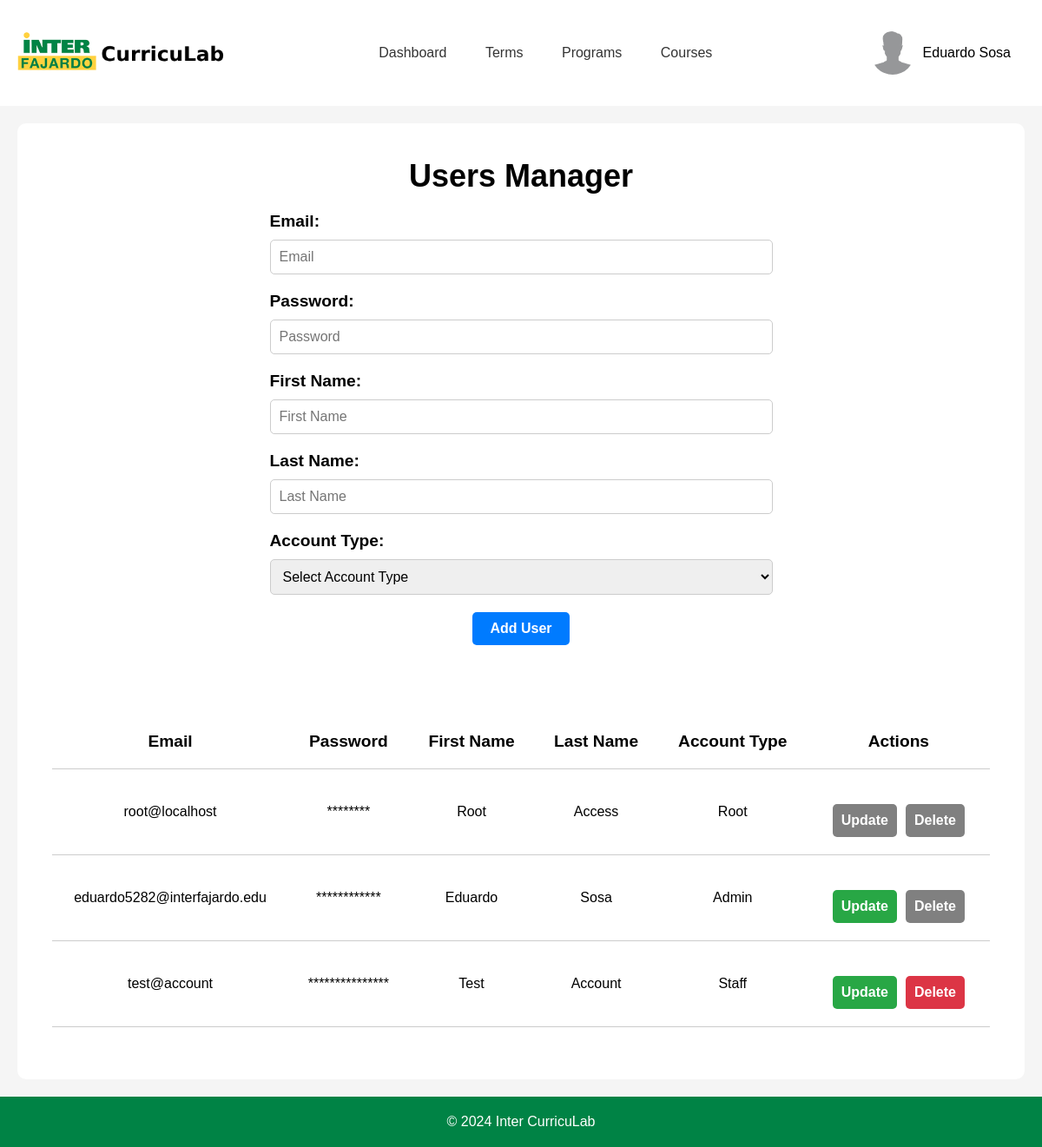
Before: /templates/adminPages/adminUsers.php (signed in) with the older database file.
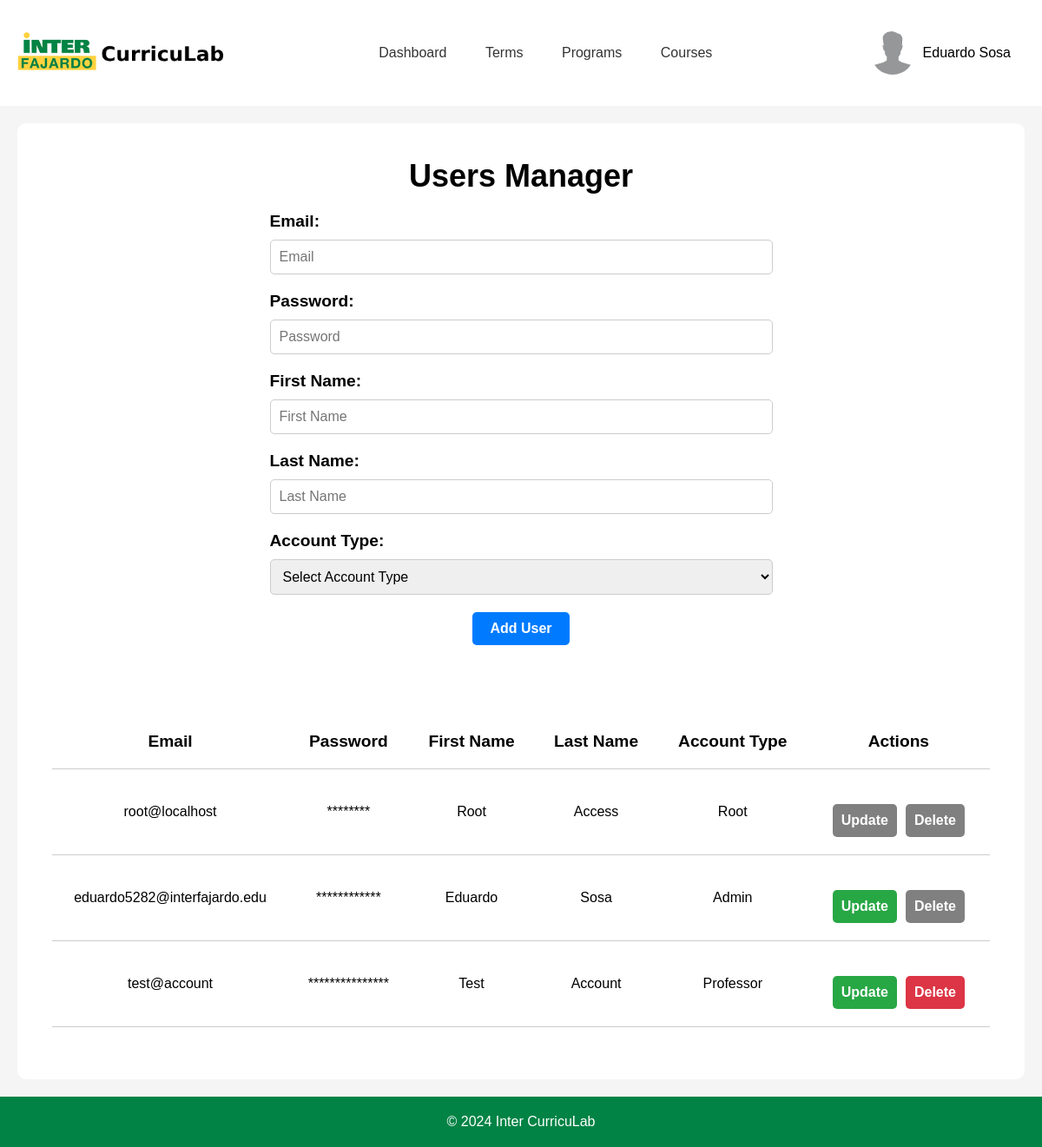
After: the same page with the newer database file.
### tables this page shows
CREATE TABLE "user" (
	"UserID"	INTEGER NOT NULL UNIQUE,
	"Email"	TEXT UNIQUE,
	"Password"	TEXT,
	"FirstName"	TEXT,
	"LastName"	TEXT,
	"AccountType"	TEXT,
	PRIMARY KEY("UserID" AUTOINCREMENT),
	FOREIGN KEY("AccountType") REFERENCES "accountType"("AccountLevel")
);

### templates/adminPages/adminUsers.php (the view, shortened to what this page needs)
<?php
$config = require_once '../../backend/php/config.php';
if (!isset($_SESSION['email'])) {
    header('Location: ../index.php');
    exit;
} else {
    if ($config['db']['type'] === 'sqlite') {
        $db = new SQLite3($config['db']['sqlite']['path']);
    } elseif ($config['db']['type'] === 'mysql') {
        $dsn = "mysql:host={$config['db']['mysql']['host']};dbname={$config['db']['mysql']['dbname']}";
        $db = new PDO($dsn, $config['db']['mysql']['username'], $config['db']['mysql']['password']);
    }
    $stmt = $db->prepare('SELECT * FROM user');
    $result = $stmt->execute();
    $users = $result->fetchArray(SQLITE3_ASSOC);
    $users = [];
    if (isset($_POST['sort'])) {
        $users = sortTable();
    } else {
        $stmt = $db->prepare('SELECT * FROM user');
        $result = $stmt->execute();
        $users = fetchAllRows($result);
    }
}
function fetchAllRows($result) {
    $rows = [];
    while ($row = $result->fetchArray(SQLITE3_ASSOC)) {
        $rows[] = $row;
    }
    return $rows;
}
?>
<!DOCTYPE html>
<html lang="en">
<head>
    <link rel="stylesheet" href="../../static/css/headerFooter.css">
    <link rel="stylesheet" href="../../static/css/adminUsers.css">
</head>
<body>
    <div id="headerNav">
        <div class="logo">
            <a href="adminDashboard.php">
                <img src="../../static/img/inter-logo-full.png" alt="Inter CurricuLab">
            </a>
        </div>
        <nav>
            <a href="adminDashboard.php">Dashboard</a>
            <a href="adminTerms.php">Terms</a>
            <a href="adminPrograms.php">Programs</a>
            <div class="dropdown">
                <a href="adminCourses.php">Courses</a>
            </div>
        </nav>
        <div class="userBox">
            <button onclick="myFunction()" class="userDropdownButton">
                <img src="../../static/img/userProfile.jpg" alt="User" >
                <?php
                echo $_SESSION['firstName'] . ' ' . $_SESSION['lastName'];
                ?>
            </button>
        </div>
    </div>
    <div id="container">
        <div class="container-upperBox">
            <div class="usersForm">
                <div class="header">
                    <h2>Users Manager</h2>
                </div>
                <?php
                if ($_SESSION['accountType'] === 'Root' || $_SESSION['accountType'] === 'Admin') {
                ?>
                <div class="form-container">
                    <form method="POST">
                        <div class="inputBox">
                            <label for="email">Email:</label>
                            <input type="email" name="email" id="email" placeholder="Email" required>
                        </div>
                        <div class="inputBox">
                            <label for="password">Password:</label>
                            <input type="password" name="password" id="password" placeholder="Password" required>
                        </div>
                        <div class="inputBox">
                            <label for="firstName">First Name:</label>
                            <input type="text" name="firstName" id="firstName" placeholder="First Name" required>
                        </div>
                        <div class="inputBox">
                            <label for="lastName">Last Name:</label>
                            <input type="text" name="lastName" id="lastName" placeholder="Last Name" required>
                        </div>
                        <div class="inputBox">
                            <label for="accountType">Account Type:</label>
                            <select name="accountType" id="accountType" required>
                                <option value="" hidden="hidden" selected>Select Account Type</option>
                            </select>
                        </div>
                        <div class="inputBox">
                            <button type="submit">Add User</button>
                        </div>
                    </form>
                </div>
                <?php
                }
                ?>
            </div>
            <div class="usersTable">
                <table>
                    <tr>
                        <th>
                            <form method="POST">
                                <button type="submit" name="sort" value="Email">Email</button>
                            </form>
                        </th>
                        <th>
                            <form method="POST">
                                <button type="submit" name="sort" value="Password">Password</button>
                            </form>
                        </th>
                        <th>
                            <form method="POST">
                                <button type="submit" name="sort" value="FirstName">First Name</button>
                            </form>
                        </th>
                        <th>
                            <form method="POST">
                                <button type="submit" name="sort" value="LastName">Last Name</button>
                            </form>
                        </th>
                        <th>
                            <form method="POST">
                                <button type="submit" name="sort" value="AccountType">Account Type</button>
                            </form>
                        </th>
                        <?php
                        if ($_SESSION['accountType'] === 'Root' || $_SESSION['accountType'] === 'Admin') {
                        ?>
                        <th>Actions</th>
                        <?php
                        }
                        ?>
                    </tr>
                    <?php
                    foreach ($users as $row) {
                        echo '<tr>';
                        echo '<td>' . htmlspecialchars($row['Email'] ?? '') . '</td>';
                        $passwordLength = rand(8, 16);
                        $passwordAsterisks = str_repeat('*', $passwordLength);
                        echo '<td>' . htmlspecialchars($passwordAsterisks) . '</td>';
                        echo '<td>' . htmlspecialchars($row['FirstName'] ?? '') . '</td>';
                        echo '<td>' . htmlspecialchars($row['LastName'] ?? '') . '</td>';
                        echo '<td>' . htmlspecialchars($row['AccountType'] ?? '') . '</td>';
                        echo '<td>';
                        if ($_SESSION['accountType'] === 'Root' || $_SESSION['accountType'] === 'Admin') {
                            if ($row['AccountType'] !== 'Root') {
                            ?>
                            <div class="actionButtons">
                                <button class="updateButton">Update</button>
                                <form method="POST">
                                    <?php
                                    if ($_SESSION['accountType'] === 'Admin' && $row['AccountType'] === 'Admin') {
                                        ?>
                                    <button class="deleteButton" type="submit" disabled style="background-color: grey;">Delete</button>
                                    <?php
                                    } else {
                                        ?>
                                    <button class="deleteButton" type="submit">Delete</button>
                                    <?php
                                    }
                                    ?>
                                </form>
                            </div>
                            <?php
                            } else {
                                ?>
                            <div class="actionButtons">
                                <button class="updateButton" disabled style="background-color: grey;">Update</button>
                                <form method="POST">
                                    <button class="deleteButton" type="submit" disabled style="background-color: grey;">Delete</button>
                                </form>
                            </div>
                            <?php
                            }
                        }
                        echo '</td>';
                        echo '</tr>';
                    }
                    ?>
                </table>
            </div>
        </div>
    </div>
    <footer>
        <p>&copy; 2024 Inter CurricuLab</p>
    </footer>
</body>
</html>

### static/css/headerFooter.css (style rules this page uses)
* { margin: 0; padding: 0; box-sizing: border-box; font-family: 'Poppins', sans-serif; }
body { display: flex; flex-direction: column; min-height: 100vh; }
#headerNav { display: flex; justify-content: space-between; align-items: center; }
.logo { margin: 20px; }
.logo img { width: 250px; }
nav a { padding: 20px; text-decoration: none; color: #333; border-radius: 5px; }
.userBox { margin: 20px; }
.userDropdownButton { padding: 16px; font-size: 16px; border: none; cursor: pointer; background-color: transparent; border-radius: 5px; }
.userBox { position: relative; display: inline-block; }
.userBox img { width: 50px; height: 50px; border-radius: 50%; margin-right: 10px; }
.userDropdownButton img { pointer-events: none; }
.userBox button { display: flex; align-items: center; justify-content: center; }
.dropdown { position: relative; display: inline-block; }
footer { background-color: #008345; color: white; text-align: center; padding: 20px; margin-top: auto; }

### static/css/adminUsers.css (style rules this page uses)
#container { display: flex; flex-direction: column; background-color: #f5f5f5; flex-grow: 1; }
.container-upperBox { display: flex; flex-direction: column; align-items: center; background-color: white; margin: 20px; padding: 20px; border-radius: 10px; flex-grow: 1; }
.usersForm { display: flex; flex-direction: column; align-items: center; width: 100%; margin: 20px 0; }
.usersForm .header { font-size: 1.5em; font-weight: bold; margin-bottom: 20px; }
.usersForm .inputBox:not(:last-child) { display: flex; flex-direction: column; width: 100%; margin-bottom: 20px; }
.usersForm .inputBox:last-child { display: flex; justify-content: center; align-items: center; width: 100%; margin-bottom: 20px; }
.usersForm .inputBox label { font-size: 1.2em; font-weight: bold; margin-bottom: 10px; }
.usersForm .inputBox input, .usersForm .inputBox select { width: 100%; padding: 10px; margin-right: 350px; font-size: 1em; border-radius: 5px; border: 1px solid #ccc; }
.usersForm .inputBox button { padding: 10px 20px; font-size: 1em; font-weight: bold; color: white; background-color: #007bff; border: none; border-radius: 5px; cursor: pointer; }
.usersTable { display: flex; flex-direction: column; align-items: center; background-color: white; margin: 20px; padding: 20px; border-radius: 10px; flex-grow: 1; width: 100%; }
.usersTable table { width: 100%; border-collapse: collapse; }
.usersTable table th { padding: 20px; text-align: center; border-bottom: 1px solid #ccc; font-size: 1.2em; }
.usersTable table th button { font-size: 1em; font-weight: bold; background-color: transparent; border: none; border-radius: 5px; cursor: pointer; }
.usersTable table td { padding: 20px; border-bottom: 1px solid #ccc; text-align: center; }
.actionButtons { display: flex; justify-content: center; align-items: center; width: 100%; margin-top: 20px; }
.updateButton { padding: 10px 10px; margin: 0 5px; font-size: 1em; font-weight: bold; color: white; background-color: #28a745; border: none; border-radius: 5px; cursor: pointer; }
.deleteButton { padding: 10px 10px; margin: 0 5px; font-size: 1em; font-weight: bold; color: white; background-color: #dc3545; border: none; border-radius: 5px; cursor: pointer; }

Changed rows visible on the page:
changed user "test@account": AccountType "Staff" → "Professor"
